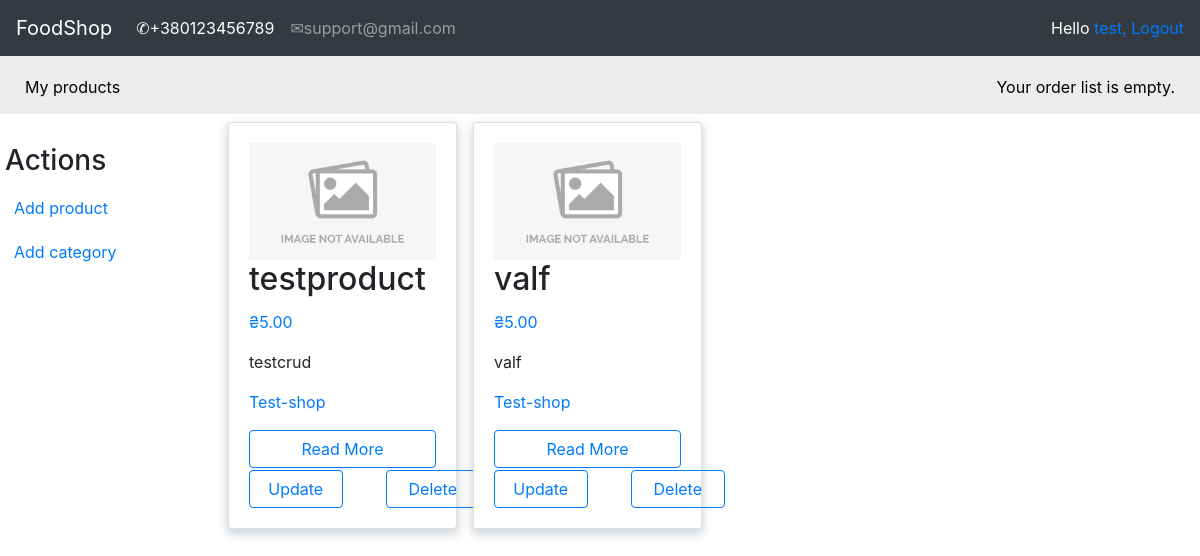
Screenshot of /account/my_products/ (signed in) with the database file from the repository.
### shop/models.py (models this page shows, shortened)
class Product(models.Model):
    shop = models.ForeignKey(Shop, on_delete=models.CASCADE)
    category = models.ForeignKey(Category, on_delete=models.CASCADE)
    name = models.CharField(max_length=150, db_index=True)
    slug = models.SlugField(max_length=150, db_index=True)
    image = models.ImageField(upload_to='image_products/%Y/%d/%m', default='image_products/no_img.png')
    description = models.TextField(blank=True)
    price = models.DecimalField(max_digits=10, decimal_places=2)
    available = models.BooleanField(default=True)
    created = models.DateTimeField(auto_now_add=True)
    updated = models.DateTimeField(auto_now=True)
    objects = ProductManager()
    class Meta:
        ordering = ('name',)
        index_together = (('id', 'slug'),)
        default_related_name = "products"
    def get_absolute_url(self):
        return reverse('product_detail',
                       args=[self.id, self.slug])
    def get_shop_slug(self):
        shop = Shop.objects.get(name=self.shop)
        shop = shop.slug
        return reverse('product_list_by_shop',
                       args=[shop])

class Category(models.Model):
    name = models.CharField(max_length=150, db_index=True)
    slug = models.SlugField(max_length=150, db_index=True, unique=True)
    class Meta:
        ordering = ('name',)
        default_related_name = "category"
    def __str__(self):
        return self.name

class Shop(models.Model):
    owner = models.OneToOneField(settings.AUTH_USER_MODEL, on_delete=models.CASCADE)
    name = models.CharField(max_length=150, db_index=True)
    slug = models.SlugField(max_length=150, db_index=True, unique=True)
    class Meta:
        ordering = ('name',)
        default_related_name = "shop"
    def __str__(self):
        return self.name

### account/decorators.py (the view)
    def wrapper_func(request, *args, **kwargs):
        group = None
        if request.user.groups.exists():
            group = request.user.groups.filter(name='entrepreneur').exists()
        if group:
            return view_func(request, *args, **kwargs)
        else:
            return redirect('product_list')

### account/templatetags/custom_tags.py (called while the page is built)
@register.filter(name='has_group')
def has_group(user, group_name):
    return user.groups.filter(name=group_name).exists()

@register.filter(name='has_shop')
def has_shop(user, shop_name):
    if Shop.objects.filter(owner=user):
        if Shop.objects.get(owner=user).name == shop_name.name:
            return shop_name.name
    else:
        return None

### account/views.py (called while the page is built)
@login_required
@entrepreneur_only
def myProducts(request):
    shop = Shop.objects.get(owner=request.user)
    products = Product.objects.filter(shop=shop)
    context = {"products": products}
    return render(request, 'registration/CRUD/my_products.html', context)

### orderlist/context_processors.py (called while the page is built)
def orderlist(request):
    return {'orderlist': OrderList(request)}

### orderlist/orderlist.py (called while the page is built)
    def __len__(self):
        return sum(item['count'] for item in self.orderlist.values())

### templates/registration/CRUD/my_products.html (shortened to what this page needs)
{% extends 'shop/base.html' %}
{% load custom_tags %}
{% load static %}
{% block context %}
<div id="sidebar">
        <h3 style="margin-left: 5px">Actions</h3>
        <ul>
            <li>
                <a href="{% url 'create_product' %}">Add product</a>
            </li>
            <li>
                <a href="{% url 'create_category' %}">Add category</a>
            </li>
        </ul>
    </div>
{% if products %}
<div class="row">
      {% for product in products %}
        <div class="post-item col-12 col-sm-6 col-md-6 col-lg-3 p-2">
          <div class="card h-100 card-product">
            <div class="card-body card-flex">
              <img src="{{ product.image.url }}" style="width:100%; height:100%">
              <h2 class="card-title">{{ product.name }}</h2>
              <p class="text-primary">₴{{ product.price}}</p>
              <p class="card-text">{{product.category|safe | truncatewords:10 }}</p>
              <p class="card-text"><a href="{{ product.get_shop_slug }}">
                  {{product.shop|safe | truncatewords:10 }}</a></p>
              <a href="{{ product.get_absolute_url }}" style="width:100%" class="btn btn-outline-primary">Read More</a>
              {% if request.user.is_authenticated %}
                {% if request.user|has_shop:product.shop %}
                <a href="{% url 'delete_product' product.id product.slug %}" style="width:50%; margin-left: 137px;
                                                                                  margin-top: 2px; margin-bottom: -38px"
                   class="btn btn-outline-primary">Delete</a>
                <a href="{% url 'update_product' product.id product.slug %}" style="width:50%"
                   class="btn btn-outline-primary">Update</a>
                {% endif %}
              {% endif %}
            </div>
          </div>
        </div>
      {% endfor %}
    </div>
{% else %}
<p style="font-style:oblique; font-size: 400%">Sorry, there are no products in this collection.</p>
{% endif %}
{% endblock %}

### templates/shop/base.html (shortened to what this page needs)
{% load custom_tags %}
{% load static %}
<html lang="en">
<head>
    <link rel="stylesheet" href="https://maxcdn.bootstrapcdn.com/bootstrap/4.0.0/css/bootstrap.min.css">
    <link rel="stylesheet" type="text/css" href="{% static '/css/style.css' %}">
    <link rel="stylesheet" type="text/css" href="{% static '/categories-slider/splide-2.4.21/dist/css/splide.min.css' %}">
    <link rel="stylesheet" type="text/css" href="{% static '/categories-slider/style.css' %}">
</head>
<body>
<nav class="navbar navbar-expand-lg navbar-dark bg-dark">
  <a class="navbar-brand" href="{% url 'product_list' %}">FoodShop</a>
  <div class="collapse navbar-collapse" id="navbarSupportedContent">
    <ul class="navbar-nav mr-auto">
      <li class="nav-item active">
        <a class="nav-link" href="#">&#9990;+380123456789<span class="sr-only">(current)</span></a>
      </li>
      <li class="nav-item">
        <a class="nav-link" href="#">&#9993;support@gmail.com</a>
      </li>
    </ul>
      <span class="user">
        {% if request.user.is_authenticated %}
          Hello <a href="{% url 'edit' %}">{{ request.user.username }},</a>
          <a href="{% url 'logout' %}">Logout</a>
        {% else %}
            <a href="{% url 'login' %}">Log-in</a>
        {% endif %}
    </span>
  </div>
</nav>
<div id="subheader">
<div class="my-products">
    {% if request.user.is_authenticated %}
        {% if request.user|has_group:"entrepreneur" %}
            <a href="{% url 'my_products' %}">My products</a>
        {% endif %}
    {% endif %}
</div>
 <div class="order-list">
          {% with total_items=orderlist|length %}
            {% if orderlist|length > 0 %}
                Your order list contains:
                <a href="{% url 'orderlist:orderlist_detail' %}">
                    {{ total_items }} item{{ total_items|pluralize }},
                    ₴{{ orderlist.get_total_price }}
                </a>
            {% else %}
                Your order list is empty.
            {% endif %}
        {% endwith %}
      </div>
 </div>
{% block context %}
{% endblock context %}
{% load static %}
</body>
</html>

### static/css/style.css (style rules this page uses)
html { overflow-x: hidden; }
.order-list { color: white; }
#subheader { background:#ececec; color:#444; padding:15px 100px; overflow:auto; }
#subheader .order-list { float:right; color:black; padding-top:4px; margin-right: -75px; }
#subheader .my-products { float: left; color: black; padding-top: 4px; margin-left: -75px; }
#subheader .my-products a { color: black; }
.user { color:white; }
#sidebar { width:220px; padding:30px 20px 0 0; float:left; }
#sidebar ul { margin:0; padding:0; }
#sidebar ul li { margin:0; list-style:none; padding:10px 14px; }
#sidebar ul li a { display:block; }
.card-flex { display:flex; flex-direction:column; justify-content:space-between; }
.card-product { box-shadow: 0px 4px 10px 1.7px rgb(34 60 80 / 20%); }

### rows the page displays
Product: image (placeholder picture), name "testproduct", price "5.00", category "testcrud", shop "Test-shop", shows "Delete"
Product: image (placeholder picture), name "valf", price "5.00", category "valf", shop "Test-shop", shows "Delete"

### other values shown
{{ request.user.username }} "test"
